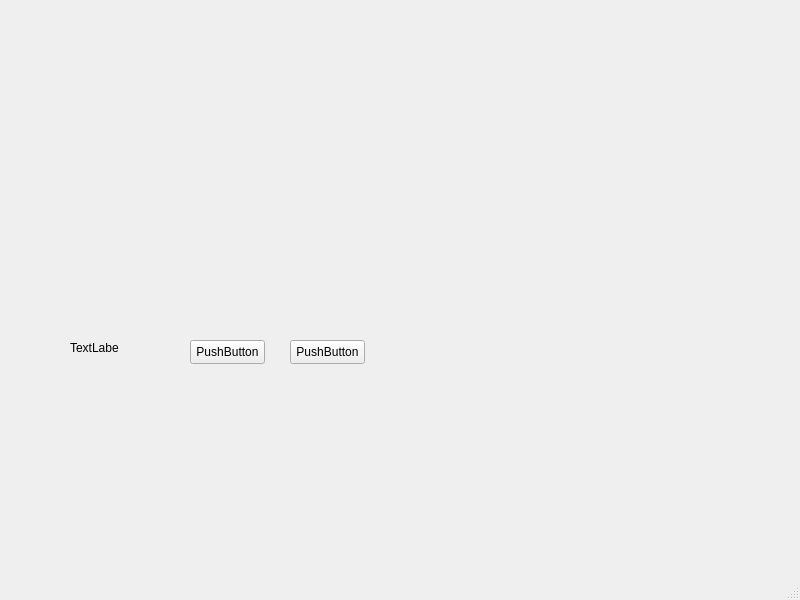
<?xml version="1.0" encoding="UTF-8"?>
<ui version="4.0">
 <class>Minesweeper</class>
 <widget class="QMainWindow" name="Minesweeper">
  <property name="geometry">
   <rect>
    <x>0</x>
    <y>0</y>
    <width>800</width>
    <height>600</height>
   </rect>
  </property>
  <property name="windowTitle">
   <string>Minesweeper</string>
  </property>
  <widget class="QWidget" name="centralwidget">
   <widget class="QPushButton" name="restartButton">
    <property name="geometry">
     <rect>
      <x>190</x>
      <y>340</y>
      <width>75</width>
      <height>24</height>
     </rect>
    </property>
    <property name="text">
     <string>PushButton</string>
    </property>
   </widget>
   <widget class="QPushButton" name="hintButton">
    <property name="geometry">
     <rect>
      <x>290</x>
      <y>340</y>
      <width>75</width>
      <height>24</height>
     </rect>
    </property>
    <property name="text">
     <string>PushButton</string>
    </property>
   </widget>
   <widget class="QWidget" name="gridLayoutWidget">
    <property name="geometry">
     <rect>
      <x>40</x>
      <y>50</y>
      <width>351</width>
      <height>281</height>
     </rect>
    </property>
    <layout class="QGridLayout" name="gridLayout"/>
   </widget>
   <widget class="QLabel" name="scoreLabel">
    <property name="geometry">
     <rect>
      <x>70</x>
      <y>340</y>
      <width>49</width>
      <height>16</height>
     </rect>
    </property>
    <property name="text">
     <string>TextLabel</string>
    </property>
   </widget>
  </widget>
  <widget class="QMenuBar" name="menubar">
   <property name="geometry">
    <rect>
     <x>0</x>
     <y>0</y>
     <width>800</width>
     <height>22</height>
    </rect>
   </property>
  </widget>
  <widget class="QStatusBar" name="statusbar"/>
 </widget>
 <resources/>
 <connections/>
</ui>
